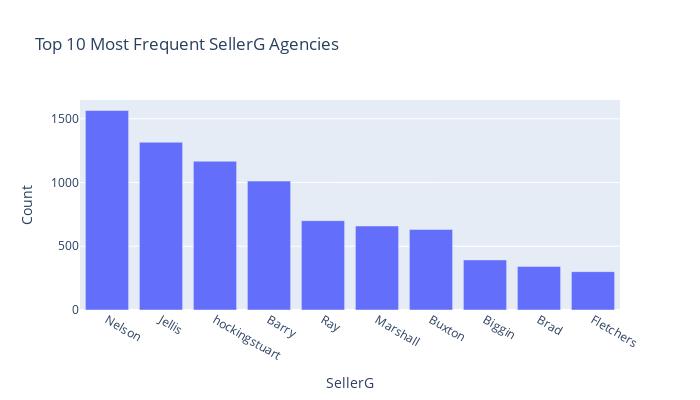

Notebook code for this chart:
### Markdown cell above
5. **Which SellerG agency appears most frequently ?**

### Code cell
seller_counts = df['sellerg'].value_counts().head(10)
fig = px.bar(
    x=seller_counts.index,
    y=seller_counts.values,
    title='Top 10 Most Frequent SellerG Agencies',
    labels={'x': 'SellerG', 'y': 'Count'},
    width=700,
    height=400
)
fig.show()

### Figure 1 — Plotly figure (JSON) as saved in the notebook; plotly's stock layout.template omitted (floating-point values rounded to 4 significant figures)
{"data": [{"hovertemplate": "SellerG=%{x}<br>Count=%{y}<extra></extra>", "legendgroup": "", "marker": {"color": "#636efa", "pattern": {"shape": ""}}, "name": "", "orientation": "v", "showlegend": false, "textposition": "auto", "type": "bar", "x": ["Nelson", "Jellis", "hockingstuart", "Barry", "Ray", "Marshall", "Buxton", "Biggin", "Brad", "Fletchers"], "xaxis": "x", "y": [1565, 1316, 1167, 1011, 701, 659, 632, 393, 342, 301], "yaxis": "y"}], "layout": {"barmode": "relative", "height": 400, "legend": {"tracegroupgap": 0}, "title": {"text": "Top 10 Most Frequent SellerG Agencies"}, "width": 700, "xaxis": {"anchor": "y", "domain": [0, 1], "title": {"text": "SellerG"}}, "yaxis": {"anchor": "x", "domain": [0, 1], "title": {"text": "Count"}}}}
